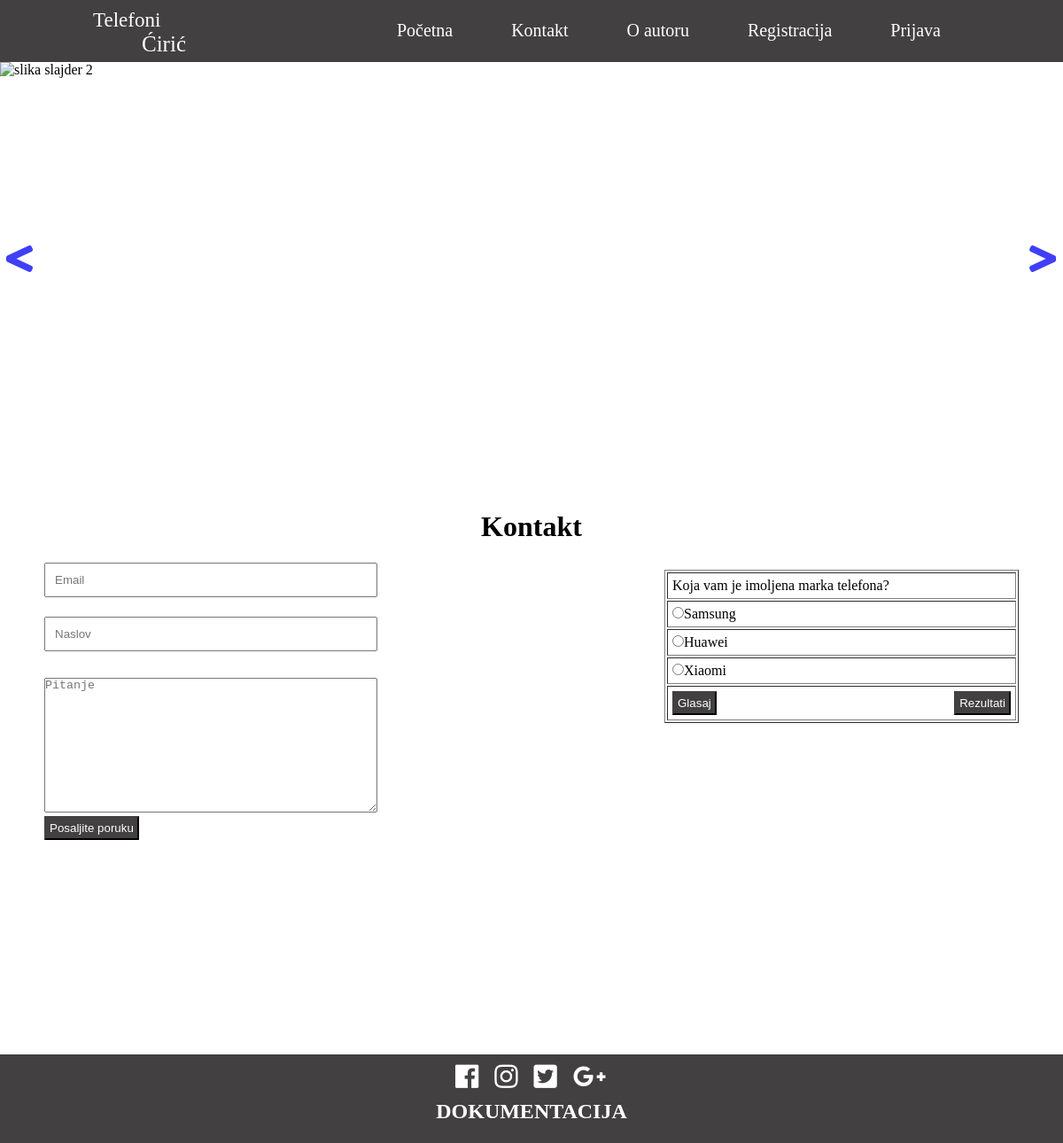
Screenshot of /kontakt.php with the database file from the repository.
### tables this page shows
CREATE TABLE `meni` (
  `idMeni` int(25) NOT NULL,
  `link` varchar(50) NOT NULL,
  `text` varchar(255) NOT NULL,
  `status` int(2) NOT NULL
);

CREATE TABLE `anketapitanja` (
  `idPitanja` int(10) NOT NULL,
  `tekstPitanja` varchar(255) NOT NULL,
  `aktivna` int(1) NOT NULL
);

CREATE TABLE `anketaodgovori` (
  `idOdgovora` int(10) NOT NULL,
  `idPitanja` int(11) NOT NULL,
  `odgovori` varchar(90) NOT NULL
);

CREATE TABLE `faikonice` (
  `idIkonice` int(11) NOT NULL,
  `link` varchar(100) NOT NULL,
  `text` varchar(100) NOT NULL
);

### kontakt.php (the view, shortened to what this page needs)
<?php session_start();
include("konekcija.php");
?>
<!DOCTYPE html>
<html>
<?php include("head.php");?>
<body>
        <div id="ceo">
                <div id="gore">
                    <div id="logo">
                    <h1>Telefoni</h1>
                       <h2>Ćirić</h2>
                    </div>
                    <div id="nav">
                    <?php include("meni.php") ?>
                    </div>
            </div>
            <?php include("header.php");?>
          <div id="ksredina">
          <h1 id="knaslov">Kontakt</h1>
            <div id="kotntakti">
            <div id="formakontakt">
<form action="#" method="post">
<?php  if(isset($_SESSION['korisnik'])){ ?>
<input type="text" id="emailkk" name="email"placeholder="Email" value="<?=$_SESSION['korisnik']->email;?>"/><br/> <?php }
else{?><input type="text" id="emailkk" name="email"placeholder="Email"/><br/> <?php }?>
<input type="text" id="naslov" name="naslov"placeholder="Naslov"/><br/>
<textarea rows="10" cols="5" id="pitanja" name="pitanja" placeholder="Pitanje"></textarea><br/>
<input type="button" id="sub" name="sub" value="Posaljite poruku"/>
</form>
       <?php include("kontaktobrada.php") ?>
</div>
<div id="anketa">
<form action="<?php echo $_SERVER['PHP_SELF'];?>" method="post">
            <?php
            $pitanje="SELECT idPitanja, tekstPitanja FROM anketapitanja WHERE aktivna=1";
            $rez1 = $konekcija->query($pitanje);
            $niz1 = $rez1 ->fetchAll();
            foreach($niz1 as $niz){
            echo "<table border='1px' id='anketatabela'><tr><td>$niz->tekstPitanja</td></tr>"; }
            $upit="SELECT  odgovori, idOdgovora FROM anketaodgovori o, anketapitanja a WHERE a.aktivna=1
AND a.idPitanja=o.idPitanja";
$rez = $konekcija->query($upit);
$aa=$rez->fetchAll();
$ispis="";
foreach($aa as $red){
$ispis.="<tr><td><input type='radio' name='odgovori' value='$red->idOdgovora'/>$red->odgovori</td></tr>"
;}
echo $ispis;
 echo "<tr><td><input type='submit' name='glasaj'id='glasaj' value='Glasaj' />";
echo "<input type='submit' name='rez' value='Rezultati'id='rezultat' /></td></tr>";
 echo "</table></form>";
  ?>
</div>
</div>
</div>
<div id="futer">
<div id="ikonice">
<?php include("ikonice.php"); ?>
    </div>
<div id="dok">
  <a href="dokumentacija.pdf"><h2>DOKUMENTACIJA</h2></a>
</div>
</div>

### meni.php (shortened to what this page needs)
<?php
include("konekcija.php");
if(isset($_SESSION['korisnik'])){
  if($_SESSION['korisnik']->iduloga==2){
$status1=0;
$status2=1;
$status3=3;
$upit=$konekcija->prepare("SELECT* FROM meni where status=:status0 or status=:status1  or status=:status2");
$sve=$upit->bindParam(":status0",$status1);
$sve=$upit->bindParam(":status1",$status2);
$sve=$upit->bindParam(":status2",$status3);
$rezultat=$upit->execute();
if($rezultat){
    $sve=$upit->fetchAll();
  $ispis="<ul>";
    foreach($sve as $ss){
    $ispis.="<li><a href=".$ss->link.">$ss->text</a></li>";
   }
$ispis.="</ul>";
echo $ispis;
  }
  }
}
else{
  $status=0;
  $stat=2;
$upit=$konekcija->prepare("SELECT* FROM meni where status=:statuss or status=:broj");
$sve=$upit->bindParam(":statuss",$status);
$sve=$upit->bindParam(":broj",$stat);
$rezultat=$upit->execute();
if($rezultat){
    $sve=$upit->fetchAll();
  $ispis="<ul>";
    foreach($sve as $ss){
    $ispis.="<li><a href=".$ss->link.">$ss->text</a></li>";
   }
$ispis.="</ul>";
echo $ispis;
  }
  }

### ikonice.php
<?php include("konekcija.php");?>
<?php
$upit=$konekcija->prepare("SELECT * from faikonice");
$rez=$upit->execute();
if($rez){
    $sve=$upit->fetchAll();
    $prom="";
    foreach($sve as $sv){
        $prom.="<a href='".$sv->link."'<i class='".$sv->text."'></i></a>";
    }
echo $prom;
}

### css/style.css (style rules this page uses)
* { margin:0px; padding:0px; }
#ceo { width:100%; }
#gore { width:100%;height:70px;display:flex;justify-content: space-around;align-items: center;background:#424040; }
#logo { width:100px;height:50px; }
#logo h1 { color:white;font-size:23px;font-weight: 100; }
#logo h2 { color:white;font-size:25px;font-weight: 100;margin-left: 55px }
#nav { width:680px;height:40px; }
#nav ul { list-style-type: none;display:flex;justify-content: space-around;align-items: center; }
#nav ul li { margin-top:-17px;padding:24.5px }
#nav ul li a { text-decoration: none;color:white;font-size: 20px; }
#knaslov { text-align: center; }
#anketatabela { float:right;margin-right:50px;width:400px;margin-top:-305px }
#anketatabela td { padding:5px }
#emailkk { width: 352px; padding: 10px; margin-top: 22px; margin-left: 50px }
#sub { margin-left: 50px; background-color: #424040; border-color: #424040; color: white;padding:4px; }
#naslov { width: 352px; padding: 10px; margin-top: 22px; margin-left: 50px }
#pitanja { width:374px;margin-left:50px;margin-top:30px; }
#ksredina { width:100%;height:500px;margin-top:106px; }
#rezultat { float:right;padding:4px;background-color:#424040;border-color: #424040;color:white }
#glasaj { padding:4px;background-color:#424040;border-color: #424040;color:white }
#futer { width:100%;height:100px;background: #424040;margin-top:114px; }
#ikonice { width:208px;height:15px;margin:0px auto; }
#ikonice a { color:white;font-size:30px;margin-left:18px;margin-top:10px;text-decoration: none }
#dok { margin-top:36px; }
#dok a { margin-top: 106px; text-decoration: none; text-align: center; color: white; }

### rows the page displays
meni: text "Početna"
meni: text "Kontakt"
meni: text "O autoru"
meni: text "Registracija"
meni: text "Prijava"
anketapitanja: tekstPitanja "Koja vam je imoljena marka telefona?"
anketaodgovori: odgovori "Samsung"
anketaodgovori: odgovori "Huawei"
anketaodgovori: odgovori "Xiaomi"
